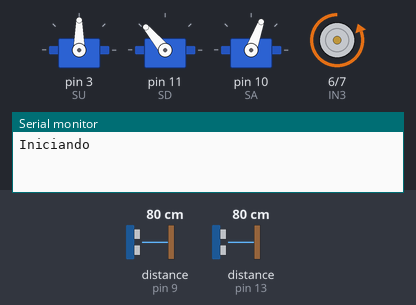
Bench run of a sketch on a simulated Arduino Uno, built with avr-gcc and run on an emulated ATmega328P. Shown: 3 × servo, motor-driver pin pairs drawn as motors (green arrow = first pin HIGH = forward, orange = second pin HIGH = backward, longer = more drive), the last lines printed to the serial monitor. Wiring (inferred from the names in the program): ultrasonic range finder: trigger pin 12; echo pin 13. The inputs (shaded band) are chosen by the test bench; at power-on: distance to the obstacle (sensors on pin 13, pin 9) 80 cm. The echo pulse lasts 58.3 µs per cm.

Above: at 2.2 s.
2.3 s: distance to the obstacle (sensor on pin 13) set to 45 cm
3.8 s: distance to the obstacle (sensor on pin 13) set to 37 cm
At 10.9 s:
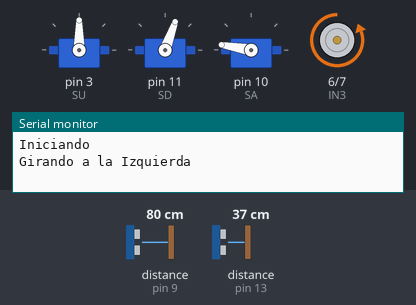
11.5 s: distance to the obstacle (sensor on pin 13) set to 24 cm
14.5 s: distance to the obstacle (sensor on pin 13) set to 20 cm
At 15.7 s:
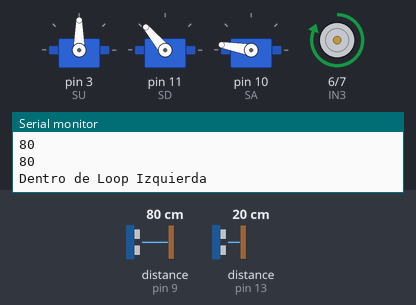
17.5 s: distance to the obstacle (sensor on pin 13) set to 60 cm
At 20.19 s:
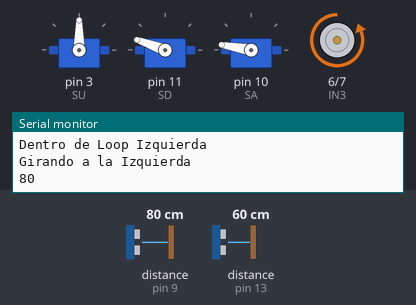
20.5 s: distance to the obstacle (sensor on pin 13) set to 2 cm
At 24.0 s:
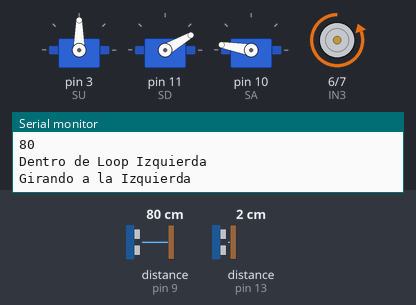
Timing chart, 0 to 24.5 s (numbered marks = the images above; inputs shaded):
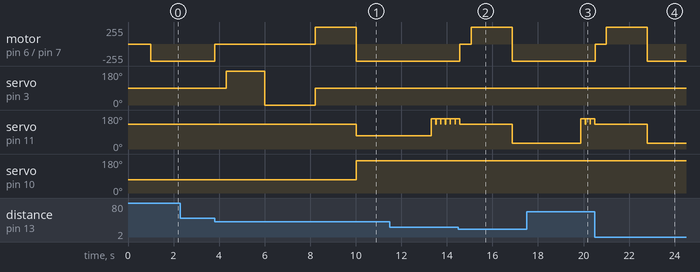

The sketch:

Autonomous_Car_4.ino
```cpp
#include <Servo.h>

Servo SU;
Servo SD;
Servo SA;


//  Servo de Frente
      //SU.write(90);
      //SD.write(130);
      //SA.write(70);

//  Servos a la Derecha

      //SU.write(0);
      //SD.write(170);
      //SA.write(170);

//  Servos a la Izquierda

      //SU.write(0);
      //SD.write(70);
      //SA.write(0);


//US
#define trig 12
#define echo 13

#define trig2 8
#define echo2 9

//Mototes
#define IN3 6
#define IN4 7

long distancia, duracion, dF, dD, dI, dA;
int direccion = 0; //-1 Izquierda | +1 Derecha | 0 Centro
int TiempoDeGiro = 3300;
int Frente = 20;

void setup(){

  Serial.begin(9600);

  //Sensor Ultrasónico
  pinMode(trig, OUTPUT);
  pinMode(echo, INPUT);
  pinMode(trig2, OUTPUT);
  pinMode(echo2, INPUT);

  //Pin Motores
  pinMode(IN3, OUTPUT);
  pinMode(IN4, OUTPUT);

  //Servomotores
  SU.attach(3);
  SD.attach(11);
  SA.attach(10);

  //Posiciones Iniciales
  SU.write(90);
  SD.write(130);
  SA.write(70);

  delay(1000);

  Serial.println("Iniciando");

}

void loop(){

  SU.write(90);

  digitalWrite(IN3, LOW);
  digitalWrite(IN4, HIGH);

  dF = lectura_ultrasonico(trig, echo);


  if(direccion == 0){
    dF = lectura_ultrasonico(trig, echo);
    if(dF <= 40){
      digitalWrite(IN3, LOW);
      digitalWrite(IN4, LOW);

      delay(500);

      SU.write(200);
      delay(700);
      dI = lectura_ultrasonico(trig, echo);

      delay(1000);

      SU.write(0);
      delay(1200);
      dD = lectura_ultrasonico(trig, echo);

      delay(1000);

      SU.write(90);

      digitalWrite(IN3, HIGH);
      digitalWrite(IN4, LOW);

      delay(1800);


      if (dI >= dD){
        Serial.print("Girando a la Izquierda \n");
        SD.write(70);
        SA.write(170);

        digitalWrite(IN3, LOW);
        digitalWrite(IN4, HIGH);

        direccion = -1;

        delay(TiempoDeGiro);

        SD.write(130);

      }else if (dI <= dD){
        Serial.print("Girando a la Derecha \n");
        SD.write(170);
        SA.write(0);

        digitalWrite(IN3, LOW);
        digitalWrite(IN4, HIGH);

        direccion = 1;

        delay(TiempoDeGiro);

        SD.write(130);


      }else{
        Serial.print("Recto \n ");

        digitalWrite(IN3, HIGH);
        digitalWrite(IN4, LOW);

        delay(1000);
      }

    }
  } else if(direccion == 1){
    dF = lectura_ultrasonico(trig, echo);
    if(dF <= Frente){
      Serial.println("Dentro de Loop Derecha");

      digitalWrite(IN3, LOW);
      digitalWrite(IN4, LOW);

      delay(500);


      digitalWrite(IN3, HIGH);
      digitalWrite(IN4, LOW);

      delay(1500);


      Serial.print("Girando a la Derecha \n");
      SD.write(170);

      digitalWrite(IN3, LOW);
      digitalWrite(IN4, HIGH);

      delay(TiempoDeGiro);

      SD.write(130);

    }

    dA = lectura_ultrasonico(trig2, echo2);

    if(dA >= 20){
      SD.write(160);

      delay(500);

      SD.write(130);

    }else if (dA <= 20){
      SD.write(100);

      delay(500);

      SD.write(130);

    }


  }else if (direccion == -1){
    dF = lectura_ultrasonico(trig, echo);
    if(dF <= Frente){
      Serial.println("Dentro de Loop Izquierda");

      digitalWrite(IN3, LOW);
      digitalWrite(IN4, LOW);

      delay(500);

      digitalWrite(IN3, HIGH);
      digitalWrite(IN4, LOW);

      delay(1800);

      Serial.print("Girando a la Izquierda \n");
      SD.write(30);

      digitalWrite(IN3, LOW);
      digitalWrite(IN4, HIGH);

      delay(3000);

      SD.write(130);

    }

    dA = lectura_ultrasonico(trig2, echo2);

    if(dA >= 30){
      SD.write(160);

      delay(200);

    }else if (dA <= 20){
      SD.write(100);

      delay(200);

    }

    SD.write(130);
    Serial.println(dA);


  }else{
    dF = lectura_ultrasonico(trig, echo);
    if(dF <= Frente){
      direccion = 0;
    }
  }

  //Serial.println(dF);
}


int lectura_ultrasonico(int trigPin, int echoPin) {
  digitalWrite(trigPin, LOW);
  delayMicroseconds(2);
  digitalWrite(trigPin, HIGH);
  delayMicroseconds(10);
  digitalWrite(trigPin, LOW);
  duracion = pulseIn(echoPin, HIGH);
  int distancia = duracion / 29 / 2;
  return distancia;
}
```

Measured:
- the behaviour switches between 42 and 41 cm on distance to the obstacle (sensor on pin 13) (found by bisection; images 0 and 1)
- the behaviour switches between 22 and 21 cm on distance to the obstacle (sensor on pin 13) (found by bisection; images 1 and 2)
- after the input at 2.3 s, every drawn part: stays the same
- after the input at 3.8 s, motor on pin 6 (IN3) / pin 7 (IN4): backward 255/255 → stopped at once, → forward 255/255 4.4 s later, → backward 255/255 1.8 s later; servo on pin 3 (SU): 90° → 180° after 0.51 s, → 0° 1.7 s later, → 90° 2.2 s later; servo on pin 11 (SD): 130° → 70° after 6.2 s; servo on pin 10 (SA): 70° → 170° after 6.2 s
- after the input at 14.5 s, motor on pin 6 (IN3) / pin 7 (IN4): backward 255/255 → stopped after 0.07 s, → forward 255/255 0.50 s later, → backward 255/255 1.8 s later
- after the input at 17.5 s, motor on pin 6 (IN3) / pin 7 (IN4): stays backward 255/255 (without the input it goes to stopped after 2.6 s)
- after the input at 20.5 s, motor on pin 6 (IN3) / pin 7 (IN4): backward 255/255 → stopped at once, → forward 255/255 0.50 s later, → backward 255/255 1.8 s later
